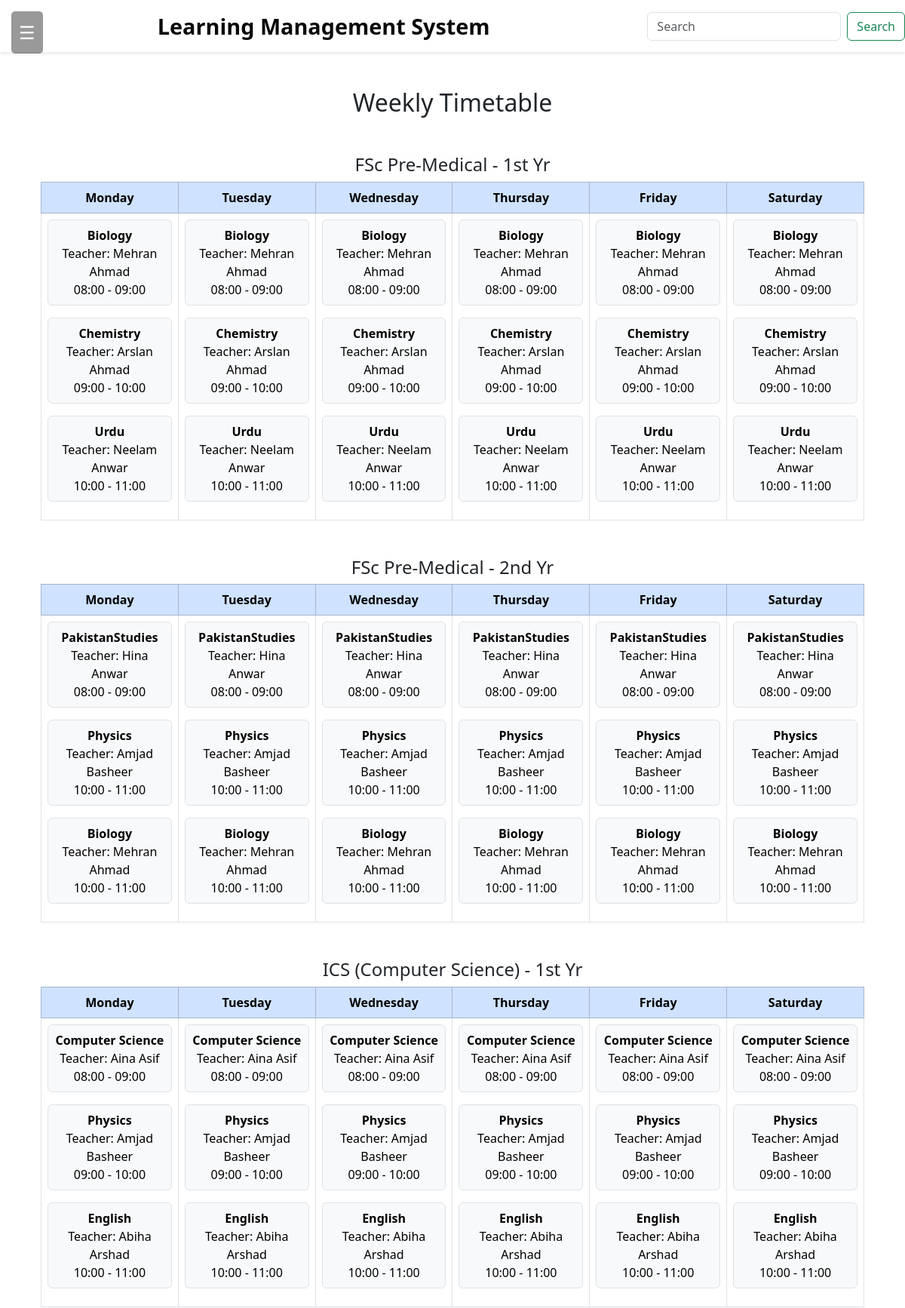
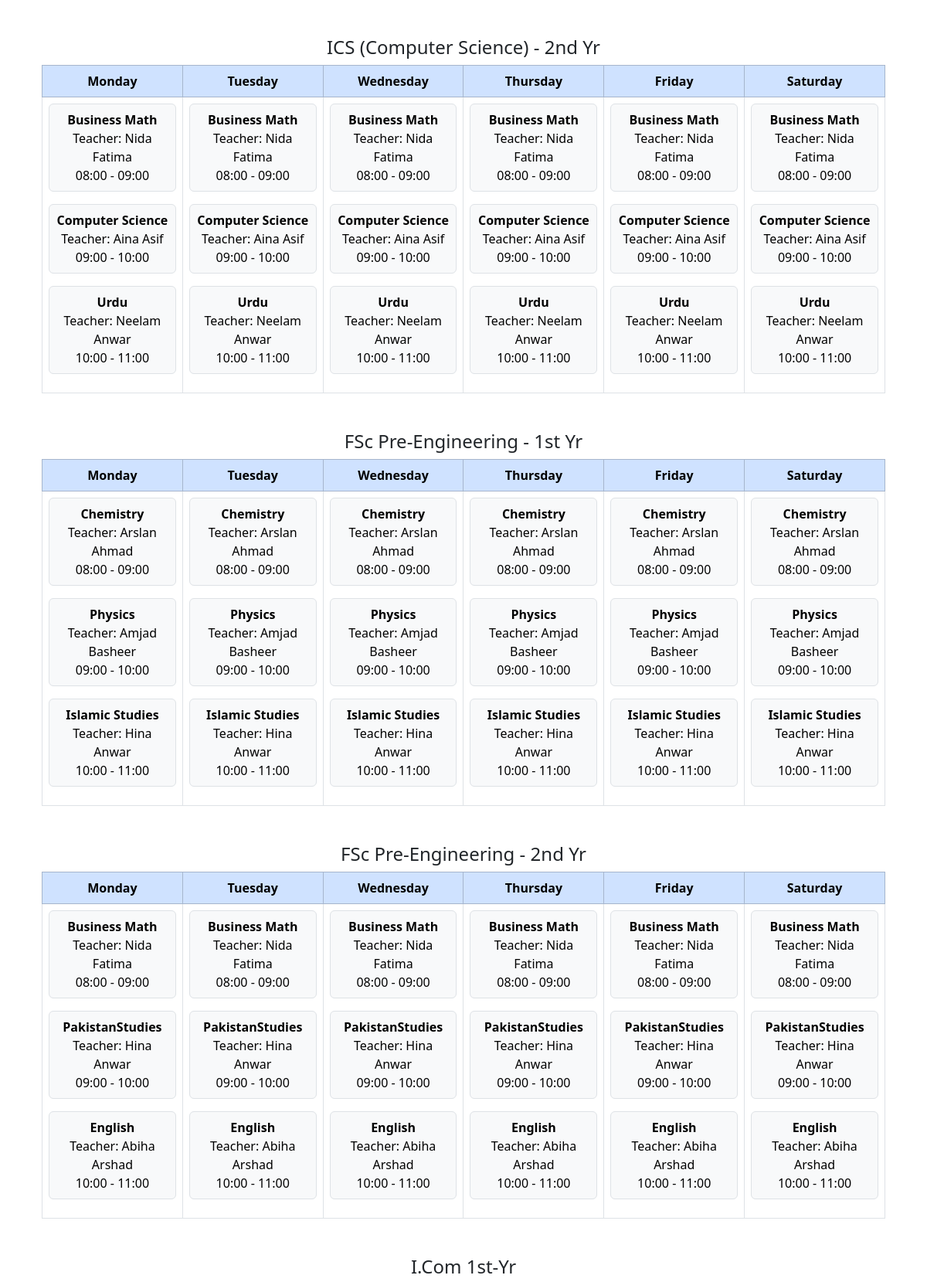
Screenshot of /timetable/ (upper part) with the database file from the repository (2 pictures, top to bottom).
### academic_app/models.py (models this page shows, shortened)
class ClassRoom(models.Model):
    name = models.CharField(max_length=100)  # e.g. "Class A", "Maths 1A"
    batch = models.ForeignKey(Batch, on_delete=models.CASCADE)
    course = models.ForeignKey(Course, on_delete=models.CASCADE)
    subjects = models.ManyToManyField(Subject, related_name='classrooms')

class TimeTable(models.Model):
    days_of_week = [
        ('Monday', 'Monday'),
        ('Tuesday', 'Tuesday'),
        ('Wednesday', 'Wednesday'),
        ('Thursday', 'Thursday'),
        ('Friday', 'Friday'),
        ('Saturday', 'Saturday'),
        ('Sunday', 'Sunday'),
 ]
    subject = models.ForeignKey('Subject',on_delete=models.CASCADE)
    day_of_week = models.CharField(max_length=10, choices=days_of_week)
    teacher = models.ForeignKey(Teacher, on_delete=models.CASCADE)
    start_time = models.TimeField()
    end_time = models.TimeField()
    classroom = models.ForeignKey('ClassRoom', on_delete=models.CASCADE, null=True, blank=True)

class Subject(models.Model):
    name = models.CharField(max_length=100)
    teacher = models.ForeignKey(Teacher, on_delete=models.CASCADE)
    description = models.TextField(blank=True, null=True)

class Teacher(models.Model):
    name = models.CharField(max_length=100)
    email = models.EmailField(unique=True)
    phone = models.CharField(max_length=15, blank=True, null=True)
    joining_date = models.DateField()
    qualification = models.CharField(max_length=200, blank=True, null=True)
    departement = models.CharField(max_length=100, blank=True, null=True)
    image = models.ImageField(upload_to='course_images/', blank=True, null=True)

### academic_app/views.py (the view)
# urls.py: path('timetable/', views.show_timetable, name='timetable_display'),
def show_timetable(request):
    timetable_entries = TimeTable.objects.select_related('classroom', 'subject', 'teacher')
    schedule = defaultdict(lambda: defaultdict(list))  # schedule[class_name][day] = [entries]
    class_data = defaultdict(list)
    for entry in timetable_entries:
        class_name = entry.classroom.name if entry.classroom else "Unassigned"
        class_data[class_name].append(entry)
    for class_name, entries in class_data.items():
        for day in ['Monday', 'Tuesday', 'Wednesday', 'Thursday', 'Friday', 'Saturday']:
            schedule[class_name][day] = entries  # same entries in each day
    days = ['Monday', 'Tuesday', 'Wednesday', 'Thursday', 'Friday', 'Saturday']
    return render(request, 'academic_app/timetable_display.html', {
        'schedule': dict(schedule),
        'days': days,
    })

### academic_app/templatetags/custom_filters.py (called while the page is built)
@register.filter
def dict_get(dict_obj, key):
    return dict_obj.get(key)

### academic_app/templates/academic_app/timetable_display.html (shortened to what this page needs)
{% extends 'academic_app/basic.html' %}
{% load static %}
{% load custom_filters %}
{% block body %}
<div class="container mt-5">
    <h2 class="text-center mb-4">Weekly Timetable</h2>
    {% for class_name, day_data in schedule.items %}
        <h4 class="mt-5 text-center">{{ class_name }}</h4>
        <table class="table table-bordered text-center">
            <thead class="table-primary">
                <tr>
                    {% for day in days %}
                        <th>{{ day }}</th>
                    {% endfor %}
                </tr>
            </thead>
            <tbody>
                <tr>
                    {% for day in days %}
                        <td>
                            {% with day_entries=day_data|dict_get:day %}
                                {% if day_entries %}
                                    {% for entry in day_entries %}
                                        <div class="mb-3 p-2 border rounded bg-light">
                                            <strong>{{ entry.subject.name }}</strong><br>
                                            Teacher: {{ entry.teacher.name }}<br>
                                            {{ entry.start_time|time:"H:i" }} - {{ entry.end_time|time:"H:i" }}
                                        </div>
                                    {% endfor %}
                                {% else %}
                                    <span class="text-muted">No class</span>
                                {% endif %}
                            {% endwith %}
                        </td>
                    {% endfor %}
                </tr>
            </tbody>
        </table>
    {% endfor %}
</div>
{% endblock %}

### academic_app/templates/academic_app/basic.html (style rules this page uses)
html, body { margin: 0; padding: 0; height: 100%; width: 100%; font-family: 'Segoe UI', Tahoma, sans-serif; }

### rows the page displays
ClassRoom: schedule "FSc Pre-Medical - 1st Yr"
TimeTable: subject.name "Biology", teacher.name "Mehran Ahmad", start_time "08:00", end_time "09:00"
TimeTable: subject.name "Chemistry", teacher.name "Arslan Ahmad", start_time "09:00", end_time "10:00"
TimeTable: subject.name "Urdu", teacher.name "Neelam Anwar", start_time "10:00", end_time "11:00"
ClassRoom: schedule "FSc Pre-Medical - 2nd Yr"
TimeTable: subject.name "PakistanStudies", teacher.name "Hina Anwar", start_time "08:00", end_time "09:00"
TimeTable: subject.name "Physics", teacher.name "Amjad Basheer", start_time "10:00", end_time "11:00"
TimeTable: subject.name "Biology", teacher.name "Mehran Ahmad", start_time "10:00", end_time "11:00"
ClassRoom: schedule "ICS (Computer Science) - 1st Yr"
TimeTable: subject.name "Computer Science", teacher.name "Aina Asif", start_time "08:00", end_time "09:00"
TimeTable: subject.name "Physics", teacher.name "Amjad Basheer", start_time "09:00", end_time "10:00"
TimeTable: subject.name "English", teacher.name "Abiha Arshad", start_time "10:00", end_time "11:00"
ClassRoom: schedule "ICS (Computer Science) - 2nd Yr"
TimeTable: subject.name "Business Math", teacher.name "Nida Fatima", start_time "08:00", end_time "09:00"
TimeTable: subject.name "Computer Science", teacher.name "Aina Asif", start_time "09:00", end_time "10:00"
TimeTable: subject.name "Urdu", teacher.name "Neelam Anwar", start_time "10:00", end_time "11:00"
ClassRoom: schedule "FSc Pre-Engineering - 1st Yr"
TimeTable: subject.name "Chemistry", teacher.name "Arslan Ahmad", start_time "08:00", end_time "09:00"
TimeTable: subject.name "Physics", teacher.name "Amjad Basheer", start_time "09:00", end_time "10:00"
TimeTable: subject.name "Islamic Studies", teacher.name "Hina Anwar", start_time "10:00", end_time "11:00"
ClassRoom: schedule "FSc Pre-Engineering - 2nd Yr"
TimeTable: subject.name "Business Math", teacher.name "Nida Fatima", start_time "08:00", end_time "09:00"
TimeTable: subject.name "PakistanStudies", teacher.name "Hina Anwar", start_time "09:00", end_time "10:00"
TimeTable: subject.name "English", teacher.name "Abiha Arshad", start_time "10:00", end_time "11:00"
ClassRoom: schedule "I.Com 1st-Yr"

### other values shown
{{ day }} "Monday" "Tuesday" "Wednesday" "Thursday" "Friday" "Saturday" "Monday" "Tuesday" "Wednesday" "Thursday" "Friday" "Saturday" "Monday" "Tuesday" "Wednesday" "Thursday" "Friday" "Saturday" "Monday" "Tuesday" "Wednesday" "Thursday" "Friday" "Saturday" "Monday" "Tuesday" "Wednesday" "Thursday" "Friday" "Saturday" "Monday" "Tuesday" "Wednesday" "Thursday" "Friday" "Saturday"
